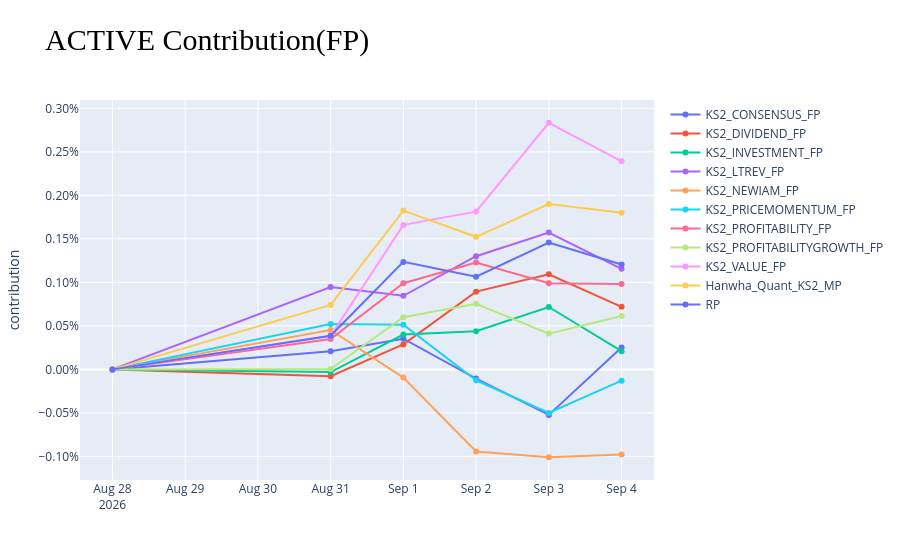

Here is the notebook cell this chart was saved with:
### Markdown cell above
### **항목별** 성과 기여도 추이

### Code cell
contribution_element = 'active' # 'active'/'market_timing'/'specific'/'country'/'risk_factor'/'industry_factor'/'beta'/'banks'..........
plot_data = compare_final.xs(contribution_element+'_contribution',level=1).copy()
plot_data_list = []
for _, port in enumerate(plot_data.columns):
    plot_data_list.append(go.Scatter(name=port, x=plot_data.index, y=plot_data[port], mode='lines+markers'))
fig = go.Figure(data=plot_data_list, layout={'yaxis':{'title':'contribution'}})
fig.update_layout(yaxis={'tickformat':'.2%'}, title=contribution_element.upper()+' Contribution(FP)', title_font_family="Times New Roman", title_font_color="black", title_font_size=30)
fig.show()

### Figure 1 — Plotly figure (JSON) as saved in the notebook; plotly's stock layout.template omitted (floating-point values rounded to 4 significant figures)
{"data": [{"mode": "lines+markers", "name": "KS2_CONSENSUS_FP", "type": "scatter", "x": ["2026-08-28T00:00:00+00:00", "2026-08-31T00:00:00+00:00", "2026-09-01T00:00:00+00:00", "2026-09-02T00:00:00+00:00", "2026-09-03T00:00:00+00:00", "2026-09-04T00:00:00+00:00"], "y": [0, 0.0002086, 0.0003525, -0.0001062, -0.0005231, 0.000252]}, {"mode": "lines+markers", "name": "KS2_DIVIDEND_FP", "type": "scatter", "x": ["2026-08-28T00:00:00+00:00", "2026-08-31T00:00:00+00:00", "2026-09-01T00:00:00+00:00", "2026-09-02T00:00:00+00:00", "2026-09-03T00:00:00+00:00", "2026-09-04T00:00:00+00:00"], "y": [0, -7.803e-05, 0.0002873, 0.0008935, 0.001093, 0.0007184]}, {"mode": "lines+markers", "name": "KS2_INVESTMENT_FP", "type": "scatter", "x": ["2026-08-28T00:00:00+00:00", "2026-08-31T00:00:00+00:00", "2026-09-01T00:00:00+00:00", "2026-09-02T00:00:00+00:00", "2026-09-03T00:00:00+00:00", "2026-09-04T00:00:00+00:00"], "y": [0, -3.128e-05, 0.0004003, 0.0004377, 0.0007168, 0.0002095]}, {"mode": "lines+markers", "name": "KS2_LTREV_FP", "type": "scatter", "x": ["2026-08-28T00:00:00+00:00", "2026-08-31T00:00:00+00:00", "2026-09-01T00:00:00+00:00", "2026-09-02T00:00:00+00:00", "2026-09-03T00:00:00+00:00", "2026-09-04T00:00:00+00:00"], "y": [0, 0.0009461, 0.0008455, 0.0013, 0.001572, 0.001155]}, {"mode": "lines+markers", "name": "KS2_NEWIAM_FP", "type": "scatter", "x": ["2026-08-28T00:00:00+00:00", "2026-08-31T00:00:00+00:00", "2026-09-01T00:00:00+00:00", "2026-09-02T00:00:00+00:00", "2026-09-03T00:00:00+00:00", "2026-09-04T00:00:00+00:00"], "y": [0, 0.0004533, -9.425e-05, -0.0009438, -0.00101, -0.0009793]}, {"mode": "lines+markers", "name": "KS2_PRICEMOMENTUM_FP", "type": "scatter", "x": ["2026-08-28T00:00:00+00:00", "2026-08-31T00:00:00+00:00", "2026-09-01T00:00:00+00:00", "2026-09-02T00:00:00+00:00", "2026-09-03T00:00:00+00:00", "2026-09-04T00:00:00+00:00"], "y": [0, 0.0005208, 0.0005135, -0.0001252, -0.0005009, -0.0001295]}, {"mode": "lines+markers", "name": "KS2_PROFITABILITY_FP", "type": "scatter", "x": ["2026-08-28T00:00:00+00:00", "2026-08-31T00:00:00+00:00", "2026-09-01T00:00:00+00:00", "2026-09-02T00:00:00+00:00", "2026-09-03T00:00:00+00:00", "2026-09-04T00:00:00+00:00"], "y": [0, 0.0003483, 0.00099, 0.001228, 0.0009893, 0.0009814]}, {"mode": "lines+markers", "name": "KS2_PROFITABILITYGROWTH_FP", "type": "scatter", "x": ["2026-08-28T00:00:00+00:00", "2026-08-31T00:00:00+00:00", "2026-09-01T00:00:00+00:00", "2026-09-02T00:00:00+00:00", "2026-09-03T00:00:00+00:00", "2026-09-04T00:00:00+00:00"], "y": [0, 2.969e-06, 0.0005984, 0.0007533, 0.0004109, 0.0006139]}, {"mode": "lines+markers", "name": "KS2_VALUE_FP", "type": "scatter", "x": ["2026-08-28T00:00:00+00:00", "2026-08-31T00:00:00+00:00", "2026-09-01T00:00:00+00:00", "2026-09-02T00:00:00+00:00", "2026-09-03T00:00:00+00:00", "2026-09-04T00:00:00+00:00"], "y": [0, 0.0003861, 0.00166, 0.001813, 0.002834, 0.00239]}, {"mode": "lines+markers", "name": "Hanwha_Quant_KS2_MP", "type": "scatter", "x": ["2026-08-28T00:00:00+00:00", "2026-08-31T00:00:00+00:00", "2026-09-01T00:00:00+00:00", "2026-09-02T00:00:00+00:00", "2026-09-03T00:00:00+00:00", "2026-09-04T00:00:00+00:00"], "y": [0, 0.0007411, 0.001825, 0.001523, 0.0019, 0.001801]}, {"mode": "lines+markers", "name": "RP", "type": "scatter", "x": ["2026-08-28T00:00:00+00:00", "2026-08-31T00:00:00+00:00", "2026-09-01T00:00:00+00:00", "2026-09-02T00:00:00+00:00", "2026-09-03T00:00:00+00:00", "2026-09-04T00:00:00+00:00"], "y": [0, 0.0003871, 0.001235, 0.001065, 0.001458, 0.001206]}], "layout": {"autosize": true, "title": {"font": {"color": "black", "family": "Times New Roman", "size": 30}, "text": "ACTIVE Contribution(FP)"}, "xaxis": {"autorange": true, "range": ["2026-08-27 13:21:31.4798", "2026-09-04 10:38:28.5202"], "type": "date"}, "yaxis": {"autorange": true, "range": [-0.001327, 0.003151], "tickformat": ".2%", "title": {"text": "contribution"}, "type": "linear"}}}
